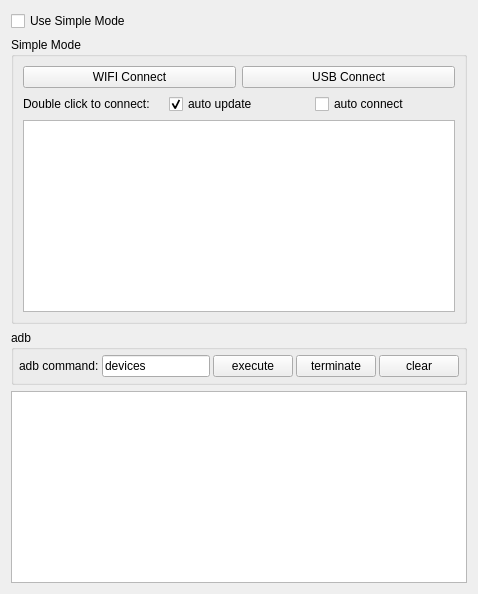
    <widget class="QWidget" name="leftWidget" native="true">
     <property name="sizePolicy">
      <sizepolicy hsizetype="Preferred" vsizetype="Preferred">
       <horstretch>0</horstretch>
       <verstretch>0</verstretch>
      </sizepolicy>
     </property>
     <layout class="QVBoxLayout" name="verticalLayout_5">
      <item>
       <widget class="QCheckBox" name="useSingleModeCheck">
        <property name="sizePolicy">
         <sizepolicy hsizetype="Preferred" vsizetype="Maximum">
          <horstretch>0</horstretch>
          <verstretch>0</verstretch>
         </sizepolicy>
        </property>
        <property name="styleSheet">
         <string notr="true"/>
        </property>
        <property name="text">
         <string>Use Simple Mode</string>
        </property>
        <property name="checked">
         <bool>false</bool>
        </property>
       </widget>
      </item>
      <item>
       <widget class="QGroupBox" name="simpleGroupBox">
        <property name="sizePolicy">
         <sizepolicy hsizetype="Preferred" vsizetype="Preferred">
          <horstretch>0</horstretch>
          <verstretch>0</verstretch>
         </sizepolicy>
        </property>
        <property name="title">
         <string>Simple Mode</string>
        </property>
        <property name="checkable">
         <bool>false</bool>
        </property>
        <layout class="QVBoxLayout" name="verticalLayout_4">
         <item>
          <layout class="QHBoxLayout" name="horizontalLayout_9">
           <item>
            <widget class="QPushButton" name="wifiConnectBtn">
             <property name="sizePolicy">
              <sizepolicy hsizetype="Preferred" vsizetype="Maximum">
               <horstretch>0</horstretch>
               <verstretch>0</verstretch>
              </sizepolicy>
             </property>
             <property name="text">
              <string>WIFI Connect</string>
             </property>
            </widget>
           </item>
           <item>
            <widget class="QPushButton" name="usbConnectBtn">
             <property name="sizePolicy">
              <sizepolicy hsizetype="Preferred" vsizetype="Maximum">
               <horstretch>0</horstretch>
               <verstretch>0</verstretch>
              </sizepolicy>
             </property>
             <property name="text">
              <string>USB Connect</string>
             </property>
            </widget>
           </item>
          </layout>
         </item>
         <item>
          <layout class="QHBoxLayout" name="horizontalLayout_13">
           <property name="topMargin">
            <number>0</number>
           </property>
           <item>
            <widget class="QLabel" name="label_10">
             <property name="sizePolicy">
              <sizepolicy hsizetype="Preferred" vsizetype="Preferred">
               <horstretch>0</horstretch>
               <verstretch>0</verstretch>
              </sizepolicy>
             </property>
             <property name="text">
              <string>Double click to connect:</string>
             </property>
            </widget>
           </item>
           <item>
            <widget class="QCheckBox" name="autoUpdatecheckBox">
             <property name="sizePolicy">
              <sizepolicy hsizetype="Preferred" vsizetype="Preferred">
               <horstretch>0</horstretch>
               <verstretch>0</verstretch>
              </sizepolicy>
             </property>
             <property name="text">
              <string>auto update</string>
             </property>
             <property name="checked">
              <bool>true</bool>
             </property>
            </widget>
           </item>
           <item>
            <widget class="QCheckBox" name="autoConnectCheckBox">
             <property name="sizePolicy">
              <sizepolicy hsizetype="Preferred" vsizetype="Preferred">
               <horstretch>0</horstretch>
               <verstretch>0</verstretch>
              </sizepolicy>
             </property>
             <property name="text">
              <string>auto connect</string>
             </property>
             <property name="checked">
              <bool>false</bool>
             </property>
            </widget>
           </item>
          </layout>
         </item>
         <item>
          <widget class="QListWidget" name="connectedPhoneList">
           <property name="sizePolicy">
            <sizepolicy hsizetype="Preferred" vsizetype="Preferred">
             <horstretch>0</horstretch>
             <verstretch>0</verstretch>
            </sizepolicy>
           </property>
          </widget>
         </item>
        </layout>
       </widget>
      </item>
      <item>
       <widget class="QGroupBox" name="adbGroupBox">
        <property name="sizePolicy">
         <sizepolicy hsizetype="Preferred" vsizetype="Maximum">
          <horstretch>0</horstretch>
          <verstretch>0</verstretch>
         </sizepolicy>
        </property>
        <property name="title">
         <string notr="true">adb</string>
        </property>
        <layout class="QHBoxLayout" name="horizontalLayout_2">
         <property name="spacing">
          <number>3</number>
         </property>
         <property name="leftMargin">
          <number>5</number>
         </property>
         <property name="topMargin">
          <number>5</number>
         </property>
         <property name="rightMargin">
          <number>5</number>
         </property>
         <property name="bottomMargin">
          <number>5</number>
         </property>
         <item>
          <widget class="QLabel" name="label_7">
           <property name="sizePolicy">
            <sizepolicy hsizetype="Maximum" vsizetype="Preferred">
             <horstretch>0</horstretch>
             <verstretch>0</verstretch>
            </sizepolicy>
           </property>
           <property name="text">
            <string>adb command:</string>
           </property>
           <property name="buddy">
            <cstring>adbCommandEdt</cstring>
           </property>
          </widget>
         </item>
         <item>
          <widget class="QLineEdit" name="adbCommandEdt">
           <property name="sizePolicy">
            <sizepolicy hsizetype="MinimumExpanding" vsizetype="Preferred">
             <horstretch>0</horstretch>
             <verstretch>0</verstretch>
            </sizepolicy>
           </property>
           <property name="text">
            <string notr="true">devices</string>
           </property>
          </widget>
         </item>
         <item>
          <widget class="QPushButton" name="adbCommandBtn">
           <property name="sizePolicy">
            <sizepolicy hsizetype="Maximum" vsizetype="Preferred">
             <horstretch>0</horstretch>
             <verstretch>0</verstretch>
            </sizepolicy>
           </property>
           <property name="text">
            <string>execute</string>
           </property>
          </widget>
         </item>
         <item>
          <widget class="QPushButton" name="stopAdbBtn">
           <property name="sizePolicy">
            <sizepolicy hsizetype="Maximum" vsizetype="Preferred">
             <horstretch>0</horstretch>
             <verstretch>0</verstretch>
            </sizepolicy>
           </property>
           <property name="text">
            <string>terminate</string>
           </property>
          </widget>
         </item>
         <item>
          <widget class="QPushButton" name="clearOut">
           <property name="sizePolicy">
            <sizepolicy hsizetype="Maximum" vsizetype="Preferred">
             <horstretch>0</horstretch>
             <verstretch>0</verstretch>
            </sizepolicy>
           </property>
           <property name="text">
            <string>clear</string>
           </property>
          </widget>
         </item>
        </layout>
       </widget>
      </item>
      <item>
       <widget class="QTextEdit" name="outEdit">
        <property name="sizePolicy">
         <sizepolicy hsizetype="Preferred" vsizetype="Preferred">
          <horstretch>0</horstretch>
          <verstretch>0</verstretch>
         </sizepolicy>
        </property>
        <property name="focusPolicy">
         <enum>Qt::NoFocus</enum>
        </property>
        <property name="documentTitle">
         <string/>
        </property>
        <property name="readOnly">
         <bool>true</bool>
        </property>
       </widget>
      </item>
     </layout>
    </widget>
